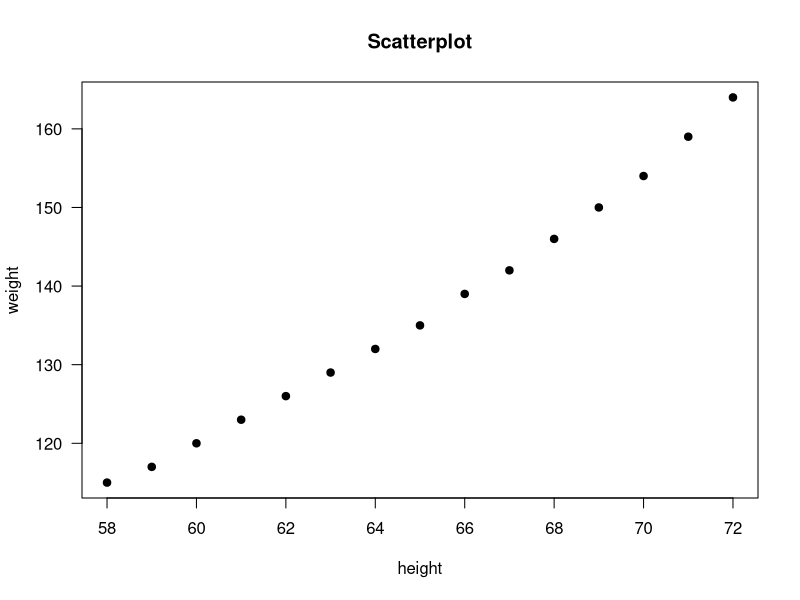
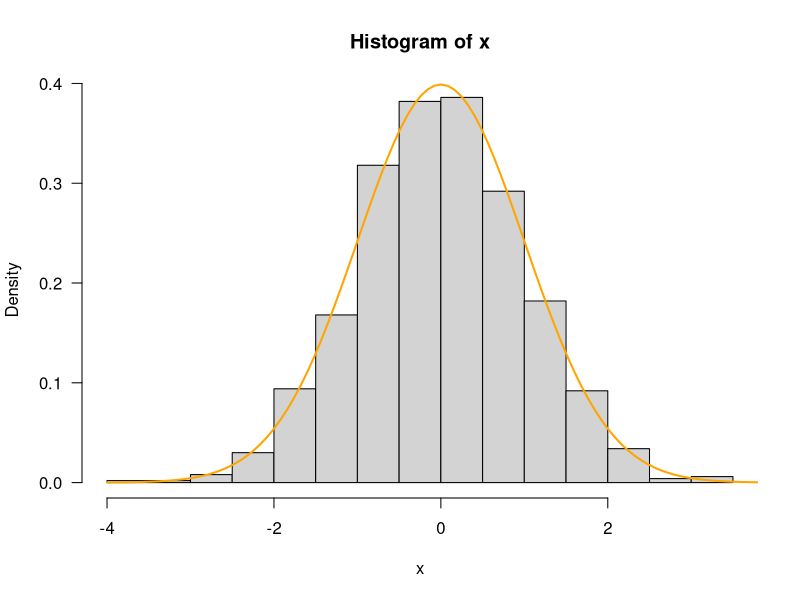
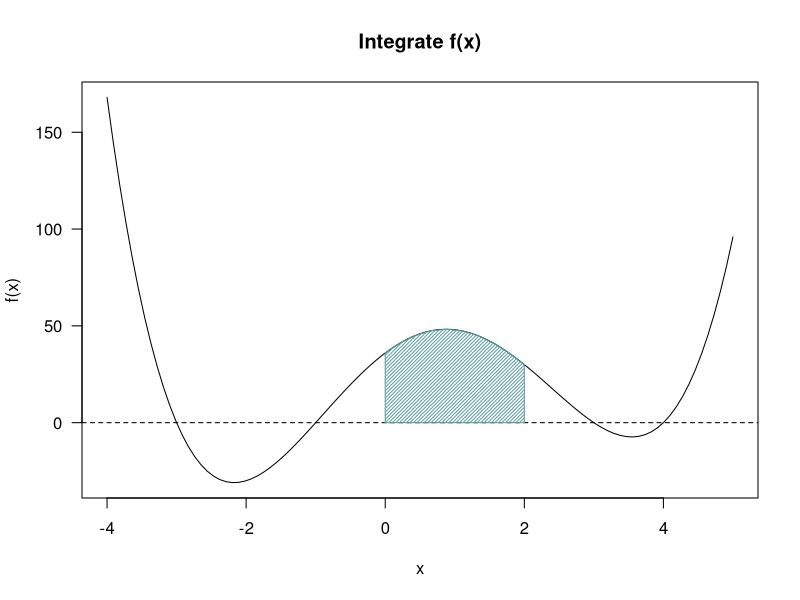

The R script that drew these images, in order:
##################
# Lecture 1 Code #
##################

# SDGB 7844: Statistical Methods and Computation I
# Prof. C H. Nagaraja
# Fordham University

##########################
# 1. Let's Try R: Part 1 #
##########################

# Don't worry about parsing each of these commands.
# These are basic examples of what we will do in class this semester

## example 1: calculations
sqrt((5^2+4*2)/9)

## example 2: plotting
women
plot(women$height, women$weight, pch=19, las=TRUE, main="Scatterplot", 
     xlab="height", ylab="weight")

## example 3: simulation
x <- rnorm(1000)
hist(x, freq=FALSE, las=TRUE)
curve(dnorm(x), from=-4, to=4, col="orange", add=TRUE, lwd=2)

## example 4: numerical techniques
f <- function(x){return(x^4-3*x^3-13*x^2+27*x+36)}      # define function

integrate(f, lower=0, upper=2)                          # integration
x <- seq(0, 2, length=10)
curve(f, from=-4, to=5, las=TRUE, main="Integrate f(x)")
abline(h=0, lty=2)
polygon(x=c(0,x,2), y=c(0,f(x),0), density=40, col="cadetblue", border=TRUE)


##########################
# 2. Let's Try R: Part 2 #
##########################

# comment: R ignores everything after # on a line

# R as a calculator: + - * / ^
(3^2-4)*6  # use parentheses for correct order of operations

# built in functions: sqrt(), abs(), log()
# put arguments for function within parentheses
sqrt((3^2-4)*6) 

# assign the number 6 to R object called x
x <- 6

x+4       # add 4 to x
x         # x is still equal to 6
x <- x+4  # replace current value of x with x+4
x

y <- x    # assign value of x to new R object y
y
x <- x+7  # replace current x with x+7
y         # y does not change even though x has

